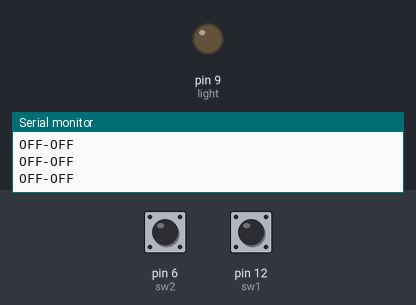
A sketch run on a simulated Arduino Uno, built with avr-gcc and run on an emulated ATmega328P. Shown: output pins drawn as LEDs (lit = HIGH), the last lines printed to the serial monitor. Dashed ring = blinking. Inputs (shaded band) come from the test bench; at power-on: pin 6 (sw2) LOW, pin 12 (sw1) LOW.

Above: at 1.2 s.
1.3 s: pin 6 (sw2) pulled HIGH for 1 s
At 1.4 s:
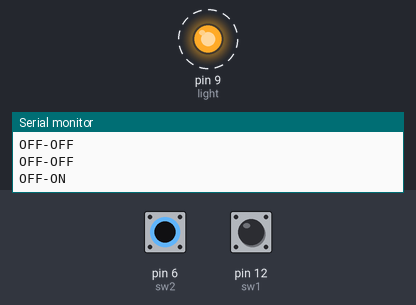
3.8 s: pin 12 (sw1) pulled HIGH for 3.2 s
At 7.5 s:
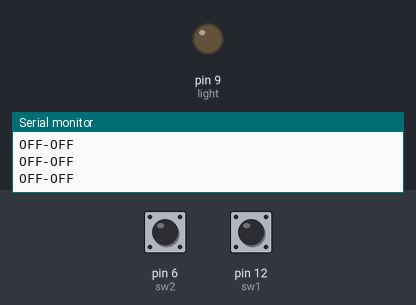
8.5 s: pin 6 (sw2) pulled HIGH for 3.2 s
At 8.6 s:
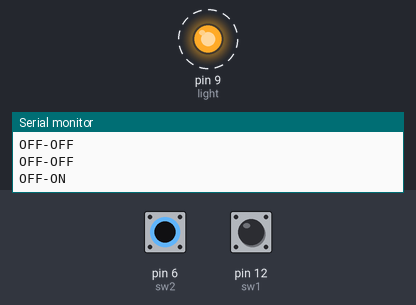
13.2 s: pin 6 (sw2) driven HIGH and pin 12 (sw1) driven HIGH
At 13.9 s:
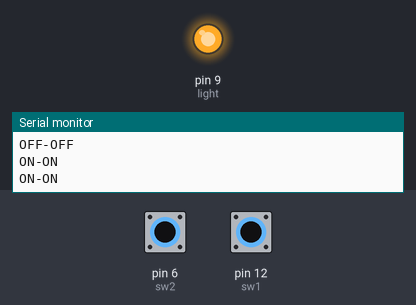
15.3 s: pin 12 (sw1) driven LOW
At 16.2 s:
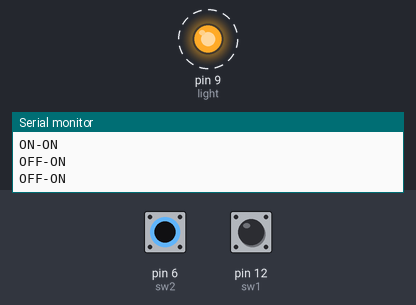
18.3 s: pin 12 (sw1) driven HIGH
At 19.3 s:
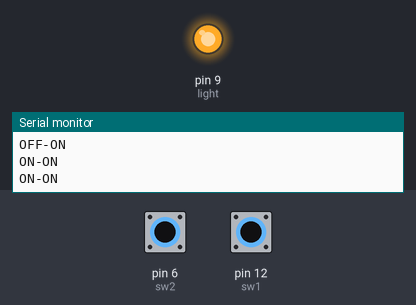
Timing chart, 0 to 20.8 s (numbered marks = the images above; inputs shaded):
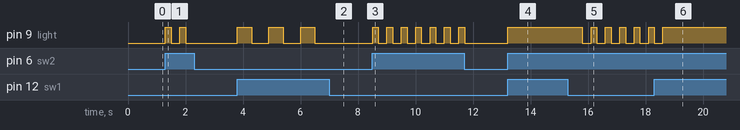

The sketch:

2Switches_2Lights.ino
```cpp
int light =9;
int sw1=12;
int sw2=6;
void setup()
{
  pinMode(sw1, INPUT);
  pinMode(sw2, INPUT);
  pinMode(light, OUTPUT);
  Serial.begin(9600);
}

void loop()
{
  if(digitalRead(sw1)==1 && digitalRead(sw2)==1){
    Serial.println("ON-ON");
    digitalWrite(light,1);
    delay(500);
  }
  else if(digitalRead(sw1)==0 && digitalRead(sw2)==1)
  {
    Serial.println("OFF-ON");
    digitalWrite(light,1);
    delay(200);
    digitalWrite(light,0);
    delay(200);
  }
  else if(digitalRead(sw1)==1 && digitalRead(sw2)==0)
  {
    Serial.println("ON-OFF");
    digitalWrite(light,1);
    delay(500);
    digitalWrite(light,0);
    delay(500);
  }
  else {
    Serial.println("OFF-OFF");
  	digitalWrite(light, 0);
  	//delay(500);
  }
  delay(100);
}
```

Measured:
- after the input at 1.3 s, pin 9 (light): alternates HIGH for 0.20 s and LOW for 0.30 s, 4 changes in all, then stays LOW, starting at once
- after the input at 3.8 s, pin 9 (light): alternates HIGH for 0.50 s and LOW for 0.60 s, 6 changes in all, then stays LOW, starting at once
- after the input at 8.5 s, pin 9 (light): alternates HIGH for 0.20 s and LOW for 0.30 s, 14 changes in all, then stays LOW, starting at once
- after the input at 13.2 s, pin 9 (light): LOW → HIGH at once
- after the input at 15.3 s, pin 9 (light): alternates HIGH for 0.20 s and LOW for 0.30 s, starting after 0.51 s
- after the input at 18.3 s, pin 9 (light): goes on until 18.6 s, then stays HIGH
